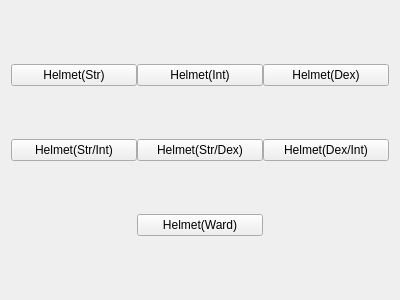
<?xml version="1.0" encoding="UTF-8"?>
<ui version="4.0">
    <class>helmet_types</class>
    <widget class="QWidget" name="helmet_types">
        <property name="geometry">
            <rect>
                <x>0</x>
                <y>0</y>
                <width>400</width>
                <height>300</height>
            </rect>
        </property>
        <property name="windowTitle">
            <string>Form</string>
        </property>
        <layout class="QVBoxLayout" name="verticalLayout">
            <item>
                <widget class="QWidget" name="helmet_types_container" native="true">
                    <layout class="QGridLayout" name="gridLayout">
                        <property name="leftMargin">
                            <number>0</number>
                        </property>
                        <property name="topMargin">
                            <number>0</number>
                        </property>
                        <property name="rightMargin">
                            <number>0</number>
                        </property>
                        <property name="bottomMargin">
                            <number>0</number>
                        </property>
                        <property name="spacing">
                            <number>0</number>
                        </property>
                        <item row="0" column="2">
                            <widget class="QPushButton" name="dex_armour_helmet_btn">
                                <property name="text">
                                    <string>Helmet(Dex)</string>
                                </property>
                                <attribute name="buttonGroup">
                                    <string notr="true">helmet_type_btn_group</string>
                                </attribute>
                            </widget>
                        </item>
                        <item row="1" column="2">
                            <widget class="QPushButton" name="dex_int_armour_helmet_btn">
                                <property name="text">
                                    <string>Helmet(Dex/Int)</string>
                                </property>
                                <attribute name="buttonGroup">
                                    <string notr="true">helmet_type_btn_group</string>
                                </attribute>
                            </widget>
                        </item>
                        <item row="0" column="1">
                            <widget class="QPushButton" name="int_armour_helmet_btn">
                                <property name="text">
                                    <string>Helmet(Int)</string>
                                </property>
                                <attribute name="buttonGroup">
                                    <string notr="true">helmet_type_btn_group</string>
                                </attribute>
                            </widget>
                        </item>
                        <item row="0" column="0">
                            <widget class="QPushButton" name="str_armour_helmet_btn">
                                <property name="text">
                                    <string>Helmet(Str)</string>
                                </property>
                                <attribute name="buttonGroup">
                                    <string notr="true">helmet_type_btn_group</string>
                                </attribute>
                            </widget>
                        </item>
                        <item row="1" column="0">
                            <widget class="QPushButton" name="str_int_armour_helmet_btn">
                                <property name="text">
                                    <string>Helmet(Str/Int)</string>
                                </property>
                                <attribute name="buttonGroup">
                                    <string notr="true">helmet_type_btn_group</string>
                                </attribute>
                            </widget>
                        </item>
                        <item row="1" column="1">
                            <widget class="QPushButton" name="str_dex_armour_helmet_btn">
                                <property name="text">
                                    <string>Helmet(Str/Dex)</string>
                                </property>
                                <attribute name="buttonGroup">
                                    <string notr="true">helmet_type_btn_group</string>
                                </attribute>
                            </widget>
                        </item>
                        <item row="2" column="1">
                            <widget class="QPushButton" name="ward_helmet_btn">
                                <property name="text">
                                    <string>Helmet(Ward)</string>
                                </property>
                                <attribute name="buttonGroup">
                                    <string notr="true">helmet_type_btn_group</string>
                                </attribute>
                            </widget>
                        </item>
                    </layout>
                </widget>
            </item>
        </layout>
    </widget>
    <resources/>
    <connections/>
    <buttongroups>
        <buttongroup name="helmet_type_btn_group"/>
    </buttongroups>
</ui>
